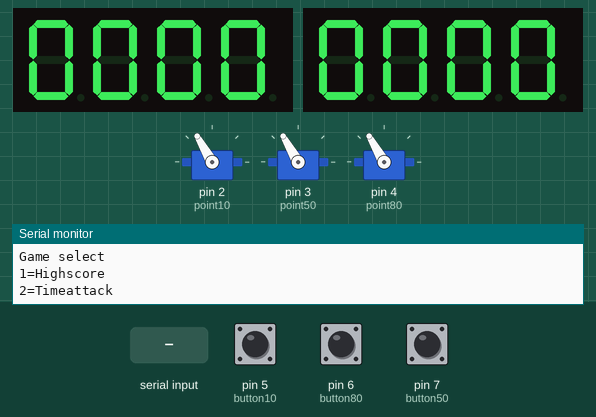
This sketch was run on a simulated Arduino Uno, built with avr-gcc and run on an emulated ATmega328P. Parts: 3 × servo, 2 × 4-digit seven-segment display, the last lines printed to the serial monitor. Inputs (shaded band) come from the test bench; at power-on: pin 5 (button10) LOW, pin 6 (button80) LOW, pin 7 (button50) LOW.

Above: at 2.0 s.
2.1 s: "2" received over the second serial link
At 2.9 s:
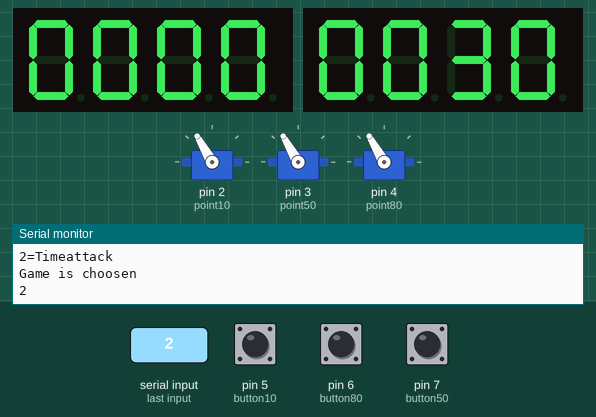
3.6 s: pin 5 (button10) pulled HIGH for 0.15 s
At 4.9 s:
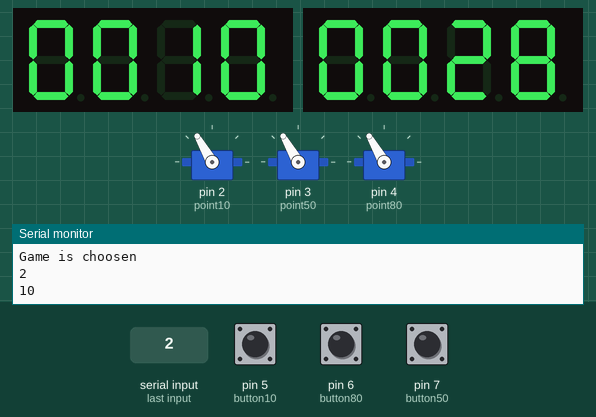
5.6 s: pin 6 (button80) pulled HIGH for 0.15 s
At 6.7 s:
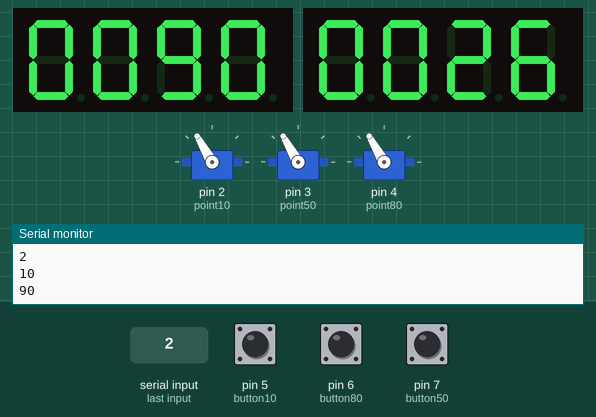
7.6 s: pin 7 (button50) pulled HIGH for 0.15 s
At 8.3 s:
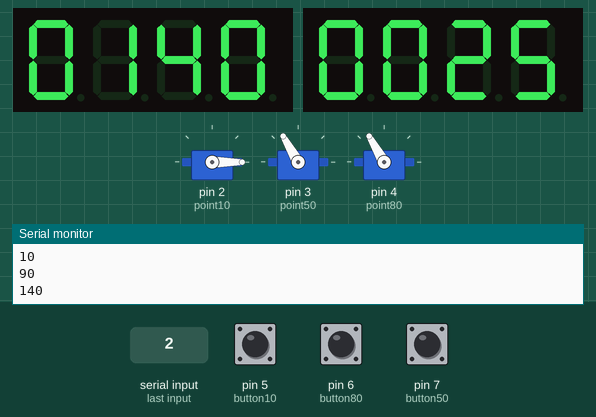
9.9 s: pin 5 (button10) pulled HIGH for 1 s
At 10.4 s:
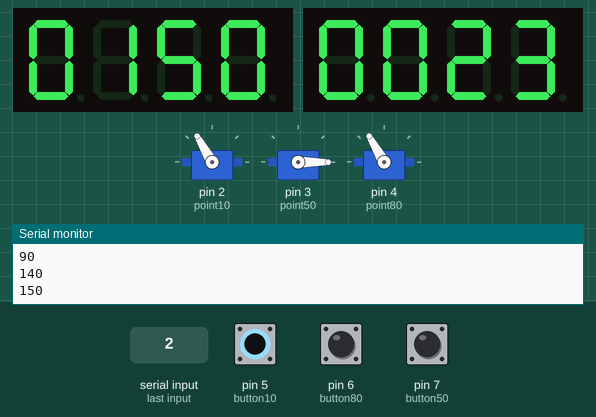
12.4 s: pin 7 (button50) pulled HIGH for 1 s
At 12.8 s:
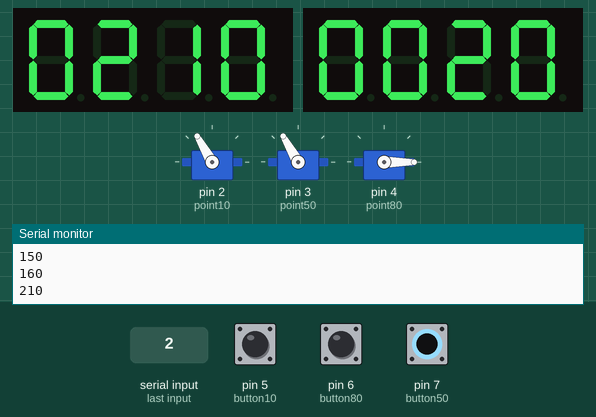
Timing chart, 0 to 15.4 s (numbered marks = the images above; inputs shaded):
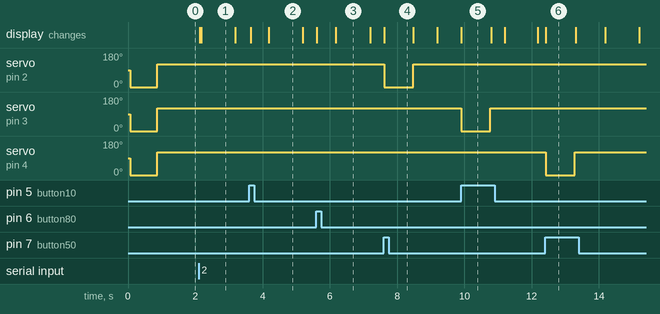

Measured:
- after the input at 2.1 s, the display: first changes at once (image 1 shows a later state)
- after the input at 7.6 s, servo on pin 2 (point10): 120° → 0° at once, → 120° 0.86 s later
- after the input at 9.9 s, servo on pin 3 (point50): 120° → 0° at once, → 120° 0.86 s later
- after the input at 12.4 s, servo on pin 4 (point80): 120° → 0° at once, → 120° 0.86 s later
- what the display in image 1 shows lasts 1.0 s, from 2.2 s to 3.2 s
- what the display in image 5 shows lasts 0.9 s, from 9.9 s to 10.8 s

The sketch:

Bluetooth_shooting_range.ino
```cpp
/*
  광운대학교 전자공학과 기초전자회로실험2 팀프로젝트
  박건희 이동준 우여진
*/

//점수랑 핀번호는 상황에 맞게 바꿈
//세그먼트 출력함수 만들기
//타임어택, pvp 추가하기


#include <Servo.h>
#include <SoftwareSerial.h>
#include <TM1637Display.h>

#define CLK 12
#define DIO 13

#define Count_CLK 8
#define Count_DIO 9


#define button10 5  //각 점수에 해당하는 입력 핀 번호
#define button50 7
#define button80 6

TM1637Display display(CLK, DIO);
TM1637Display display2(Count_CLK, Count_DIO);
SoftwareSerial mySerial(10,  11); // TX, RX  (블루투스 통신)
Servo point10;  // 서보모터 제어를 위한 오브젝트
Servo point50;
Servo point80;

unsigned long snt=0;
unsigned long cnt=0;
int flag_t=0;

bool start=1;
int count;
int score = 0;
int Highscore = 0;
int flag[4] = {0,};

void setup() {
  display.setBrightness(3);
  display2.setBrightness(3);

  mySerial.begin(9600); //블루투스 통신 시작
  Serial.begin(9600); //시리얼모니터 통신 시작

  point10.attach(2);  //각 점수에 해당하는 서보모터 핀 번호
  point50.attach(3);
  point80.attach(4);

  pinMode(button10,INPUT);  //각 버튼들 신호 입력 설정
  pinMode(button50,INPUT);
  pinMode(button80,INPUT);

  display.showNumberDec(0,true,4,0);
  display2.showNumberDec(0,true,4,0);
  AllMotor();

}

void loop() {
    if(start==1)
    {
    display2.showNumberDec(0000,true,4,0);
    Serial.println("Game select");
    Serial.println("1=Highscore");
    Serial.println("2=Timeattack");
    start=0;
    }


    if (mySerial.available()) {
      char Bt;
      Serial.println("Game is choosen");
      mySerial.println("Game is choosen");
      Bt=mySerial.read();
      Serial.println(Bt);

      if(Bt==49){ //블루투스 입력에 따라 게임모드 다르게 실행, 아스키코드 1,2
        mySerial.println("HighScore");
        HighScore();  //Run HighScore
      }
      else if(Bt==50){
        mySerial.println("TimeAttack");
        TimeAttack(); //Run TimeAttack
      /*else if(Bt=='Score')
        PvP();  //Run PlayeVsPlayer
      */
      }

      else
        Serial.println("Game is not choosen");
    }
}

void HighScore(){

  /*
    버튼이 입력되고 flag가 0일때 점수 올라감
    버튼이 1일때 계속 점수가 올라갈 수 있으니 변수 flag로 방지
    flag가 전부 1이 되었을때 표적 위치 초기화 후 flag 0으로 되돌림
    총알이 다 떨어지면 Endgame 입력
    최고점수면은 메시지 출력
  */

  score = 0;
  //AllMotor();
  while(1){
      display2.showNumberDec(1111,true,4,0);
      display.showNumberDec(score,true,4,0);
    if(digitalRead(button10) && flag[0]==0){
      score+=10;
      Serial.println(score);
      mySerial.println(score);
      flag[0]=1;
      }
    if(digitalRead(button50) && flag[1]==0){
      score+=50;
      Serial.println(score);
      mySerial.println(score);
      flag[1]=1;
      }
    if(digitalRead(button80) && flag[2]==0){
      score+=80;
      Serial.println(score);
      mySerial.println(score);
      flag[2]=1;
      }

      flag[3]=flag[0]*flag[1]*flag[2];

    if(flag[3]){
      display.showNumberDec(score,true,4,0);
      AllMotor();
      flag[0]=0;
      flag[1]=0;
      flag[2]=0;
    }
    /*if(mySerial.available()){
      char Bt;
      Bt=mySerial.read();
      Serial.println(Bt);
      if(Bt=='E'){
        if(score>=Highscore){
          Highscore=score;
          Serial.print("You get Highscore!!  ");
          Serial.println(Highscore);
          AllMotor();
        }
        start=1;
        break;
      }
    }*/
  }
 }  //고득점 목표 게임


void TimeAttack(){

  /*
  30초의 제한시간동안 최대한 많은 표적을 맞춰야 된다.
  */
  count=30;
  //AllMotor();
  display2.showNumberDec(2222,true,4,0);
  score = 0;
  snt=millis();
  while(1){

      count=30-int((millis()-snt)/1000);
      display.showNumberDec(score,true,4,0);
      display2.showNumberDec(count,true,4,0);

    if(count<=0){
      Highscore = score;
      display.showNumberDec(score,true,4,0);
      display2.showNumberDec(Highscore,true,4,0);
      mySerial.println("break");
      flag[0]=0;
      flag[1]=0;
      flag[2]=0;
      flag_t=0;
      delay(5000);
      AllMotor();
      break;
      } // 카운팅이 0 되면 종료


    if(digitalRead(button10) && flag[0]==0){
      score+=10;
      Serial.println(score);
      mySerial.println(score);
      flag[0]=1;
      }
    if(digitalRead(button50) && flag[1]==0){
      score+=50;
      Serial.println(score);
      mySerial.println(score);
      flag[1]=1;
      }
    if(digitalRead(button80) && flag[2]==0){
      score+=80;
      Serial.println(score);
      mySerial.println(score);
      flag[2]=1;
      }


    if(flag[0]==1 && flag[1]==1 && flag[2]==1 && flag_t==0){
      flag_t=1;
      Motor10();
      flag[0]=2;
    }


    if(digitalRead(button10) && (flag[0]==2)){
      score+=10;
      Serial.println(score);
      mySerial.println(score);
      flag[0]=0;
      Motor50();
      flag[1]=2;
    }

    if(digitalRead(button50) && (flag[1]==2)){
      score+=50;
      Serial.println(score);
      mySerial.println(score);
      flag[1]=0;
      Motor80();
      flag[2]=2;
    }

    if(digitalRead(button80) && (flag[2]==2)){
      score+=80;
      Serial.println(score);
      mySerial.println(score);
      flag[2]=0;
      Motor10();
      flag[0]=2;
    }
    /*
    if(mySerial.available()){
      char Bt;
      Bt=mySerial.read();
      Serial.println(Bt);
      if(Bt=='E'){
        if(score>=Highscore){
          Highscore=score;
          Serial.print("You get Highscore!!  ");
          Serial.println(Highscore);
          AllMotor();
        }
        start=1;
        break;
      }
    }*/
  }

 }  //타임어택


 void AllMotor(){
  point10.write(0);
  point50.write(0);
  point80.write(0);
  display.showNumberDec(score,true,4,0);
  delay(800);
  point10.write(120);
  point50.write(120);
  point80.write(120);
 }  //표적 위치 초기화 함수

 void Motor10(){
  point10.write(0);
  display.showNumberDec(score,true,4,0);
  count=30-int((millis()-snt)/1000);
  display2.showNumberDec(count,true,4,0);
  delay(800);
  point10.write(120);

 }//표적 위치 초기화 함수

 void Motor50(){
  point50.write(0);
  display.showNumberDec(score,true,4,0);
  count=30-int((millis()-snt)/1000);
  display2.showNumberDec(count,true,4,0);
  delay(800);
  point50.write(120);

 }//표적 위치 초기화 함수

 void Motor80(){
  point80.write(0);
  display.showNumberDec(score,true,4,0);
  count=30-int((millis()-snt)/1000);
  display2.showNumberDec(count,true,4,0);
  delay(800);
  point80.write(120);

 }//표적 위치 초기화 함수
```
